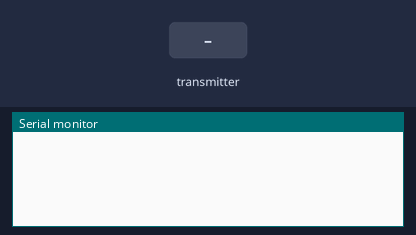
This sketch was run on a simulated ESP32. On the bench: the last lines printed to the serial monitor. The test bench sets the inputs (shaded band).

Above: at 1.2 s.
1.3 s: the transmitter starts sending oxy = 0
At 1.66 s:
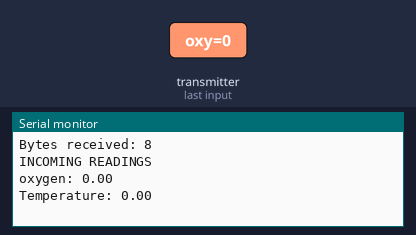
2.8 s: the transmitter starts sending temp = 25
At 3.16 s:
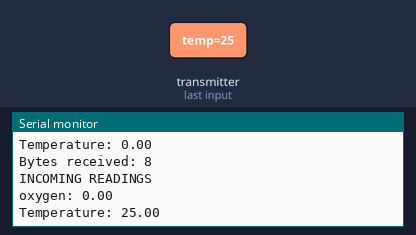
4.3 s: the transmitter starts sending oxy = 25
5.8 s: the transmitter starts sending temp = 50
At 6.16 s:
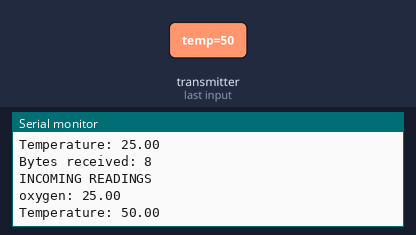
Timing chart, 0 to 8.3 s (numbered marks = the images above; inputs shaded):
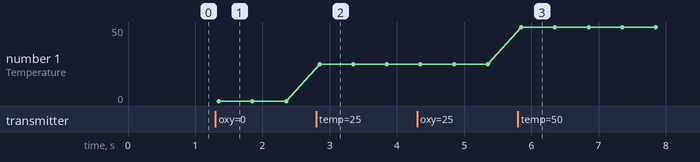

Measured:
- after the input at 1.3 s, the serial monitor: prints a new line after 0.05 s (image 1)
- after the input at 2.8 s, the serial monitor: prints a new line after 0.05 s (image 2)
- after the input at 5.8 s, the serial monitor: prints a new line after 0.05 s (image 3)
- plotted number 1: 0 → 25 after the input at 2.8 s, 25 → 50 after the input at 5.8 s

The sketch:

ESP32_Receiver.ino
```cpp
#include <esp_now.h>
#include <WiFi.h>

// Define variables to store incoming readings
float incomingOxy;
float incomingTemp;

//Structure example to send data
//Must match the sender structure
typedef struct struct_message {
    float oxy;
    float temp;
} struct_message;

// Create a struct_message to hold incoming sensor readings
struct_message incomingReadings;

// Callback when data is received
void OnDataRecv(const uint8_t * mac, const uint8_t *incomingData, int len) {
  memcpy(&incomingReadings, incomingData, sizeof(incomingReadings));
  Serial.print("Bytes received: ");
  Serial.println(len);
  incomingOxy = incomingReadings.oxy;
  incomingTemp = incomingReadings.temp;
  updateDisplay();
}

void setup() {
  // Init Serial Monitor
  Serial.begin(115200);

  // Set device as a Wi-Fi Station
  WiFi.mode(WIFI_STA);

  // Init ESP-NOW
  if (esp_now_init() != ESP_OK) {
    Serial.println("Error initializing ESP-NOW");
    return;
  }

  // Register for a callback function that will be called when data is received
  esp_now_register_recv_cb(OnDataRecv);
}

void loop() {
  // Do nothing in the loop, all actions are performed in the callback function
  //updateDisplay();
  //delay(10000);
}

void updateDisplay(){
  // Display Readings in Serial Monitor
  Serial.println("INCOMING READINGS");
  Serial.print("oxygen: ");
  Serial.println(incomingReadings.oxy);
  Serial.print("Temperature: ");
  Serial.println(incomingReadings.temp);
  Serial.println();
}
```
